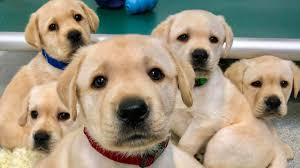
#> input picture dogs.jpg, 300 x 168 px
$ python masking.py
#> lines starting #> are read from the running program, lines starting #| are printed output that depends on the picture; after the words box and inside, x2 and y2 are one past the last pixel; in counts of white or black regions, pixels touching at a corner belong together
import cv2 as cv
import numpy as np

img = cv.imread('dogs.jpg')
#> img is the input picture: shape (168, 300, 3); mean B, G, R 126.9, 147.7, 159.5
cv.imshow('dogs',img)

blank = np.zeros(img.shape[:2],dtype = 'uint8')

mask = cv.circle(blank,(img.shape[1]//2,img.shape[0]//2),100,255,-1)
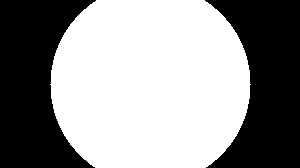
#> blank: shape (168, 300); 57.7% white; 2 black regions, box (x1, y1, x2, y2) and area: (0, 0, 96, 168) 10752, (205, 0, 300, 168) 10584
cv.imshow('mask',mask)

masked = cv.bitwise_and(img,img,mask = mask)
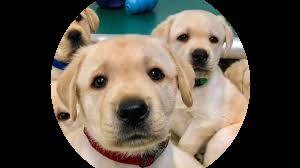
#> masked: shape (168, 300, 3); mean B, G, R 71, 82.7, 91.1
cv.imshow('maskedImg',masked)

maskedor = cv.bitwise_or(img,img,mask = mask)
cv.imshow('mor',maskedor)


cv.waitKey(0)

$ run again, with people.jpg copied over dogs.jpg
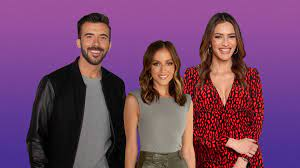
#> input picture people.jpg, 300 x 168 px
#> img is the input picture: shape (168, 300, 3); mean B, G, R 103.6, 68.8, 116.5
#> blank: shape (168, 300); 57.7% white; 2 black regions, box (x1, y1, x2, y2) and area: (0, 0, 96, 168) 10752, (205, 0, 300, 168) 10584
#> `masked = cv.bitwise_and(img,img,mask = mask)`:
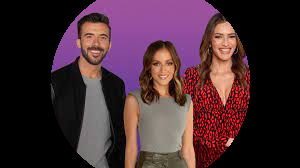
#> masked: shape (168, 300, 3); mean B, G, R 50.7, 43, 69
